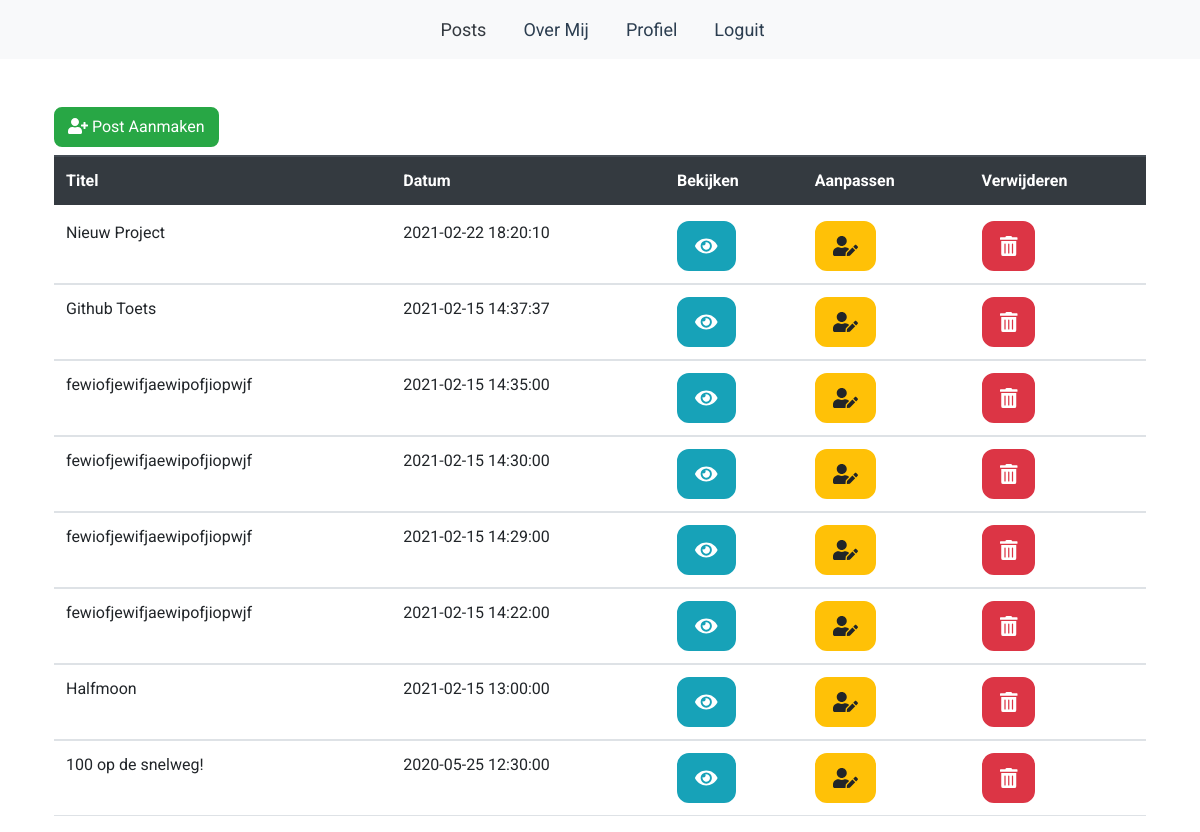
Page /admin/dashboard.php (signed in) on the committed database.
### tables this page shows
CREATE TABLE `projects` (
  `id` varchar(64) NOT NULL,
  `title` varchar(65) NOT NULL,
  `subtext` longtext NOT NULL,
  `text` longtext NOT NULL,
  `date` datetime NOT NULL DEFAULT current_timestamp(),
  `headimage` text NOT NULL
);

### admin/dashboard.php (the view, shortened to what this page needs)
<?php
require('../php/database.php');
$sql = "SELECT id,title,date FROM projects ORDER BY date DESC;";
$result = $conn->query($sql);
?>
<!doctype html>
<html lang="en">
<head>
	<?php require("style.php"); ?>
</head>
<body>
<?php require("navbar.php"); ?>
<div class="container">
	<?php echo '<a href="createpost.php" class="btn btn-success mt-5"><i class="fas fa-user-plus"></i> Post Aanmaken</a>' ?>
	<div class="center-div">
		<table class="table mt-2">
			<thead class="thead-dark">
				<tr>
					<th scope="col">Titel</th>
					<th scope="col">Datum</th>
					<th scope="col">Bekijken</th>
					<th scope="col">Aanpassen</th>
					<th scope="col">Verwijderen</th>
				</tr>
			</thead>
			<tbody>
				<?php
				foreach ($result as $item) {
					echo "<td>" . $item["title"] . "</td><td>" .  $item["date"] . "</td></td><td><a href='../post.php?id=" . $item['id'] . "' class='btn btn-info btn-lg'><i class='fas fa-eye'></i></a></td><td><a href='changepost.php?id=" . $item['id'] . "' class='btn btn-warning btn-lg'><i class='fas fa-user-edit'></i></a></td><td><a href='../php/removepost.php?id=" . $item["id"] . "' class='btn btn-danger btn-lg'><i class='fas fa-trash-alt'></i></a></td></tr>";
				}
				?>
			</tbody>
		</table>
	</div>
</div>
</body>
</html>

### css/custom.css (style rules this page uses)
* { font-family: 'Roboto', sans-serif; }

### rows in the picture
projects: title "Nieuw Project", date "2021-02-22 18:20:10"
projects: title "Github Toets", date "2021-02-15 14:37:37"
projects: title "fewiofjewifjaewipofjiopwjf", date "2021-02-15 14:35:00"
projects: title "fewiofjewifjaewipofjiopwjf", date "2021-02-15 14:30:00"
projects: title "fewiofjewifjaewipofjiopwjf", date "2021-02-15 14:29:00"
projects: title "fewiofjewifjaewipofjiopwjf", date "2021-02-15 14:22:00"
projects: title "Halfmoon", date "2021-02-15 13:00:00"
projects: title "100 op de snelweg!", date "2020-05-25 12:30:00"
